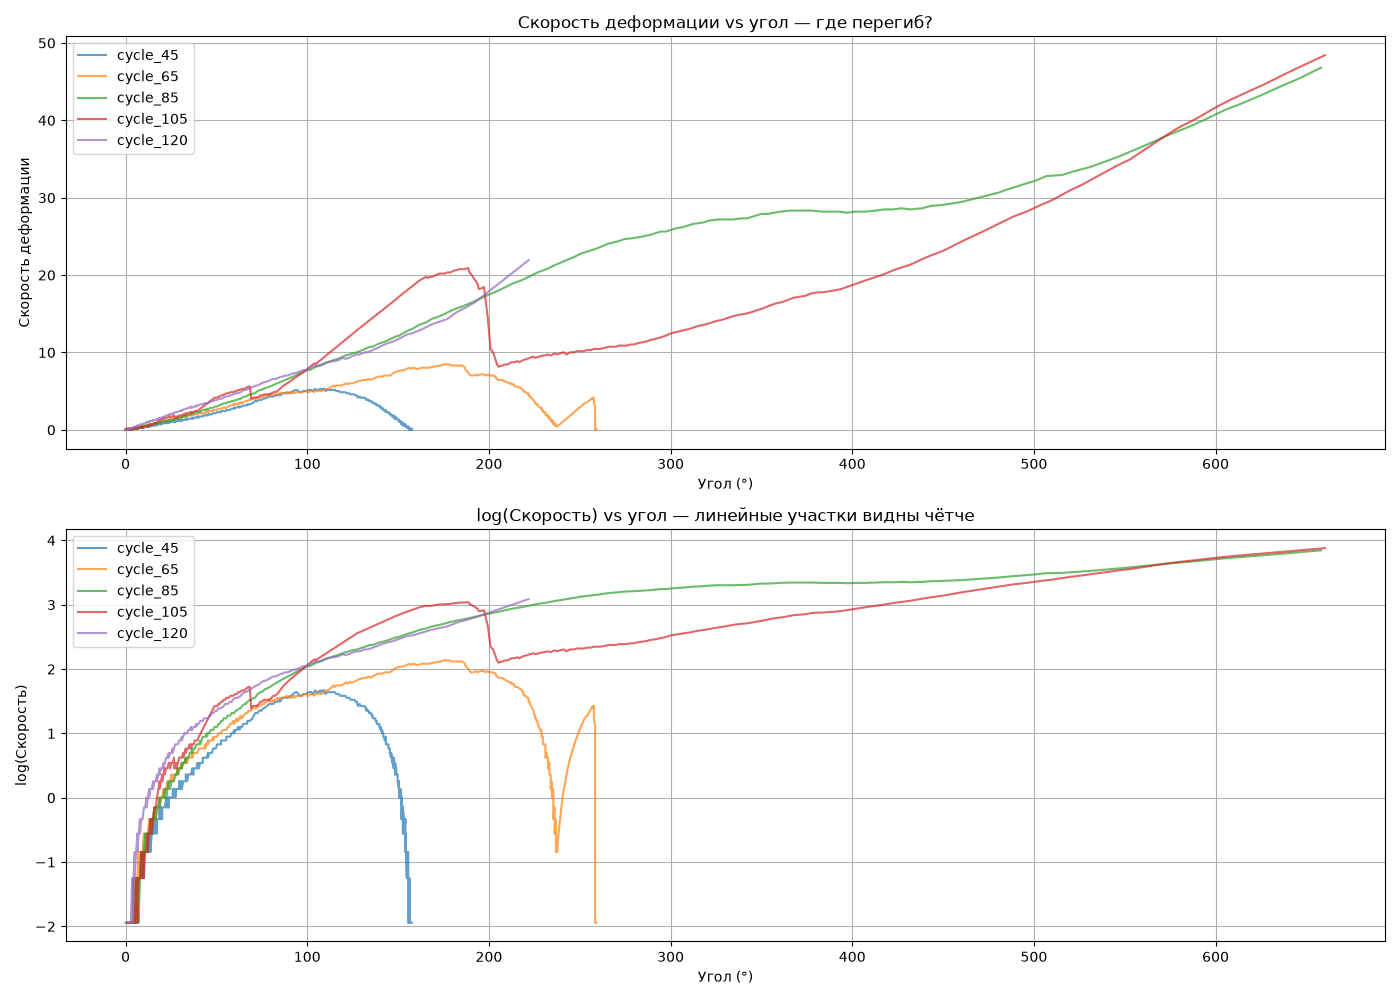

Reproduce this figure in Python.
import pandas as pd
import numpy as np
import matplotlib
matplotlib.use("Agg")
import matplotlib.pyplot as plt

df = pd.read_csv("all_cycles_final.csv")
df = df.dropna(subset=["Угол_град", "Скорость"])

fig, axes = plt.subplots(2, 1, figsize=(14, 10))

colors = {"cycle_45": "#1f77b4", "cycle_65": "#ff7f0e",
          "cycle_85": "#2ca02c", "cycle_105": "#d62728",
          "cycle_120": "#9467bd"}

# Панель 1: скорость vs угол
for cycle in df["Цикл"].unique():
    s = df[df["Цикл"] == cycle].sort_values("Угол_град")
    axes[0].plot(s["Угол_град"], s["Скорость"].abs(),
                 color=colors.get(cycle), alpha=0.7, label=cycle)

axes[0].set_xlabel("Угол (°)")
axes[0].set_ylabel("Скорость деформации")
axes[0].set_title("Скорость деформации vs угол — где перегиб?")
axes[0].legend()
axes[0].grid(True)

# Панель 2: log(скорость) vs угол (для наглядности)
for cycle in df["Цикл"].unique():
    s = df[df["Цикл"] == cycle].sort_values("Угол_град")
    speed = s["Скорость"].abs()
    speed = speed[speed > 0.01]  # убираем нули для log
    axes[1].plot(s.loc[speed.index, "Угол_град"], np.log(speed),
                 color=colors.get(cycle), alpha=0.7, label=cycle)

axes[1].set_xlabel("Угол (°)")
axes[1].set_ylabel("log(Скорость)")
axes[1].set_title("log(Скорость) vs угол — линейные участки видны чётче")
axes[1].legend()
axes[1].grid(True)

plt.tight_layout()
plt.savefig("find_transition.png", dpi=100)
print("✅ График: find_transition.png")
